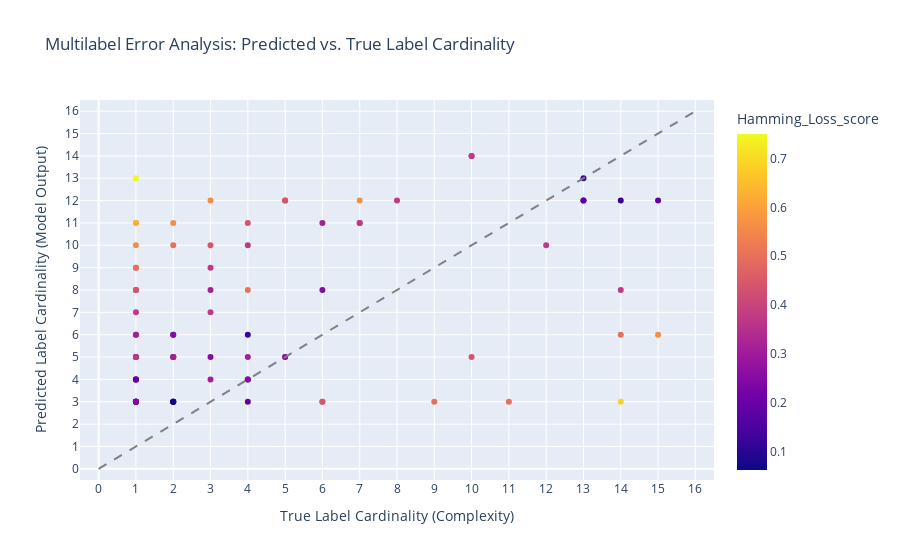

Notebook code cell kept with this figure:
### Code cell
# 1. Calculate Cardinalities (Sum across the label axis, axis=1)
true_cardinality = np.sum(y_test_transformed, axis=1)
pred_cardinality = np.sum(lps_pred_test_proba, axis=1)

# 2. Calculate Hamming Loss per sample
# Hamming loss for sample i = (number of mismatches) / N_LABELS
mismatches = np.sum(y_test_transformed != lps_pred_test_proba, axis=1)
hamming_loss_score_ = mismatches / y_test_transformed.shape[1]

# 3. Create the Visualization DataFrame
df_error_vis = pd.DataFrame({
    'Sample_ID': [f'Sample_{i}' for i in range(y_test_transformed.shape[0])],
    'True_Cardinality': true_cardinality,
    'Predicted_Cardinality': pred_cardinality,
    'Hamming_Loss_score': hamming_loss_score_,
    'Total_Errors': mismatches
})

fig = px.scatter(
    df_error_vis,
    x='True_Cardinality',
    y='Predicted_Cardinality',
    # Color the points by the error metric
    color='Hamming_Loss_score',
    # Scale the size of the points by the number of errors
    # size='Total_Errors',
    hover_data=['Sample_ID', 'Total_Errors'],
    title='Multilabel Error Analysis: Predicted vs. True Label Cardinality',
    color_continuous_scale=px.colors.sequential.Plasma, # Use a good sequential color scale
)

# Set axis limits and labels for a clear square comparison
max_cardinality = y_test_transformed.shape[1]
fig.update_xaxes(
    range=[-0.5, max_cardinality + 0.5],
    tickvals=np.arange(0, max_cardinality + 1),
    title="True Label Cardinality (Complexity)"
)
fig.update_yaxes(
    range=[-0.5, max_cardinality + 0.5],
    tickvals=np.arange(0, max_cardinality + 1),
    title="Predicted Label Cardinality (Model Output)"
)

# Add a diagonal line for perfect cardinality prediction (where X=Y)
fig.add_shape(
    type="line", line=dict(dash='dash', color='gray'),
    x0=0, y0=0, x1=max_cardinality, y1=max_cardinality
)

fig.show()

### Figure 1 — Plotly figure (JSON) as saved in the notebook; plotly's stock layout.template omitted (floating-point values rounded to 4 significant figures; data arrays with more than 128 entries replaced by an {"elided": "..."} marker saying what was removed)
{"data": [{"customdata": {"elided": "80x2 mixed values"}, "hovertemplate": "True_Cardinality=%{x}<br>Predicted_Cardinality=%{y}<br>Sample_ID=%{customdata[0]}<br>Total_Errors=%{customdata[1]}<br>Hamming_Loss_score=%{marker.color}<extra></extra>", "legendgroup": "", "marker": {"color": [0.125, 0.25, 0.375, 0.1875, 0.3125, 0.3125, 0.125, 0.375, 0.3125, 0.25, 0.125, 0.1875, 0.5, 0.4375, 0.5, 0.1875, 0.4375, 0.375, 0.25, 0.4375, 0.125, 0.125, 0.125, 0.1875, 0.5625, 0.375, 0.4375, 0.1875, 0.3125, 0.125, 0.25, 0.1875, 0.3125, 0.375, 0.625, 0.5, 0.5, 0.0625, 0.3125, 0.25, 0.4375, 0.1875, 0.1875, 0.25, 0.75, 0.1875, 0.5, 0.375, 0.5, 0.6875, 0.3125, 0.5625, 0.375, 0.5, 0.3125, 0.4375, 0.5625, 0.125, 0.4375, 0.4375, 0.375, 0.375, 0.5625, 0.125, 0.5, 0.4375, 0.0625, 0.4375, 0.25, 0.5625, 0.375, 0.4375, 0.25, 0.625, 0.3125, 0.25, 0.375, 0.375, 0.25, 0.1875], "coloraxis": "coloraxis", "symbol": "circle"}, "mode": "markers", "name": "", "orientation": "v", "showlegend": false, "type": "scatter", "x": [1, 2, 3, 2, 1, 1, 1, 4, 6, 2, 4, 1, 4, 3, 2, 2, 1, 12, 6, 4, 4, 14, 1, 1, 15, 14, 2, 4, 2, 1, 3, 2, 3, 1, 1, 1, 1, 2, 1, 1, 1, 13, 13, 1, 1, 15, 14, 8, 5, 14, 4, 7, 1, 11, 2, 6, 3, 1, 5, 5, 10, 10, 2, 13, 9, 10, 2, 1, 1, 1, 3, 6, 5, 1, 3, 1, 7, 7, 4, 1], "xaxis": "x", "y": [3, 6, 7, 5, 6, 6, 3, 10, 11, 6, 6, 4, 8, 10, 10, 3, 8, 10, 8, 11, 4, 12, 3, 4, 6, 8, 5, 3, 5, 3, 5, 3, 4, 7, 11, 9, 9, 3, 4, 5, 8, 12, 12, 5, 13, 12, 6, 12, 5, 3, 5, 12, 5, 3, 5, 3, 12, 3, 12, 12, 14, 14, 11, 13, 3, 5, 3, 8, 3, 10, 9, 3, 5, 11, 8, 3, 11, 11, 4, 4], "yaxis": "y"}], "layout": {"coloraxis": {"colorbar": {"title": {"text": "Hamming_Loss_score"}}, "colorscale": [[0, "#0d0887"], [0.1111, "#46039f"], [0.2222, "#7201a8"], [0.3333, "#9c179e"], [0.4444, "#bd3786"], [0.5556, "#d8576b"], [0.6667, "#ed7953"], [0.7778, "#fb9f3a"], [0.8889, "#fdca26"], [1, "#f0f921"]]}, "legend": {"tracegroupgap": 0}, "shapes": [{"line": {"color": "gray", "dash": "dash"}, "type": "line", "x0": 0, "x1": 16, "y0": 0, "y1": 16}], "title": {"text": "Multilabel Error Analysis: Predicted vs. True Label Cardinality"}, "xaxis": {"anchor": "y", "domain": [0, 1], "range": [-0.5, 16.5], "tickvals": [0, 1, 2, 3, 4, 5, 6, 7, 8, 9, 10, 11, 12, 13, 14, 15, 16], "title": {"text": "True Label Cardinality (Complexity)"}}, "yaxis": {"anchor": "x", "domain": [0, 1], "range": [-0.5, 16.5], "tickvals": [0, 1, 2, 3, 4, 5, 6, 7, 8, 9, 10, 11, 12, 13, 14, 15, 16], "title": {"text": "Predicted Label Cardinality (Model Output)"}}}}
